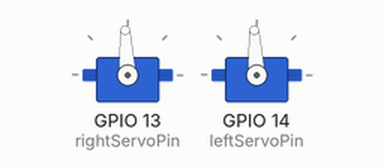
Simulated run of this sketch. Board: ESP32. Parts: 2 × servo.

Above: at 0.0 s.
At 10.0 s:
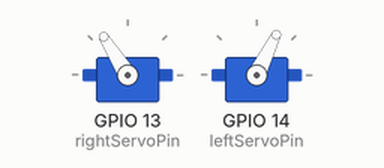
Timing chart, 0 to 37.5 s (numbered marks = the images above):
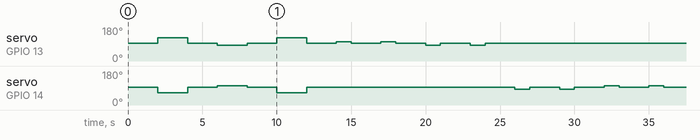

The sketch:

RobotCodeStage1_FINAL.ino
```cpp
#include <pwmWrite.h>

// Define separate pins for your two servos
// team creative name stage 1 code
/*
After attempting 2 seperate uploads both created different results */
Pwm pwm = Pwm();

int rightServoPin = 13;
int leftServoPin = 14;

void setup() {
  pwm.writeServo(rightServoPin, 1500);
  pwm.writeServo(leftServoPin, 1500);
  delay(2000);
  forward();
  reverse();
  forward();
  rightturn45();
  rightturn45();
  rReset();
  rReset();
  leftturn45();
  leftturn45();
  lReturn();
  lReturn();

}// end of setup function

void loop() {
  // put your main code here, to run repeatedly:

}

void forward(){
  pwm.writeServo(rightServoPin, 1800);
  pwm.writeServo(leftServoPin, 1200);
  delay(2000);
  //forward drive
  pwm.writeServo(rightServoPin, 1500);
  pwm.writeServo(leftServoPin, 1500);
  delay(2000);
  //stop
}

void reverse(){
  pwm.writeServo(rightServoPin, 1400);
  pwm.writeServo(leftServoPin, 1600);
  delay(2000);
  //reverse
  pwm.writeServo(rightServoPin, 1500);
  pwm.writeServo(leftServoPin, 1500);
  delay(2000);
  //stop
}

void rightturn45(){
  pwm.writeServo(rightServoPin, 1600);
  pwm.writeServo(leftServoPin, 1500);
  delay(1000);
  //reverse
  pwm.writeServo(rightServoPin, 1500);
  pwm.writeServo(leftServoPin, 1500);
  delay(2000);
  //stop

}
void leftturn45(){
  pwm.writeServo(rightServoPin, 1500);
  pwm.writeServo(leftServoPin, 1400);
  delay(1000);
  //reverse
  pwm.writeServo(rightServoPin, 1500);
  pwm.writeServo(leftServoPin, 1500);
  delay(2000);
  //stop
}

void rReset(){
  pwm.writeServo(rightServoPin, 1400);
  pwm.writeServo(leftServoPin, 1500);
  delay(1000);
  //reverse
  pwm.writeServo(rightServoPin, 1500);
  pwm.writeServo(leftServoPin, 1500);
  delay(2000);
  //stop
}

void lReturn(){
  pwm.writeServo(rightServoPin, 1500);
  pwm.writeServo(leftServoPin, 1600);
  delay(1000);
  //reverse
  pwm.writeServo(rightServoPin, 1500);
  pwm.writeServo(leftServoPin, 1500);
  delay(2000);
  //stop
}
```
